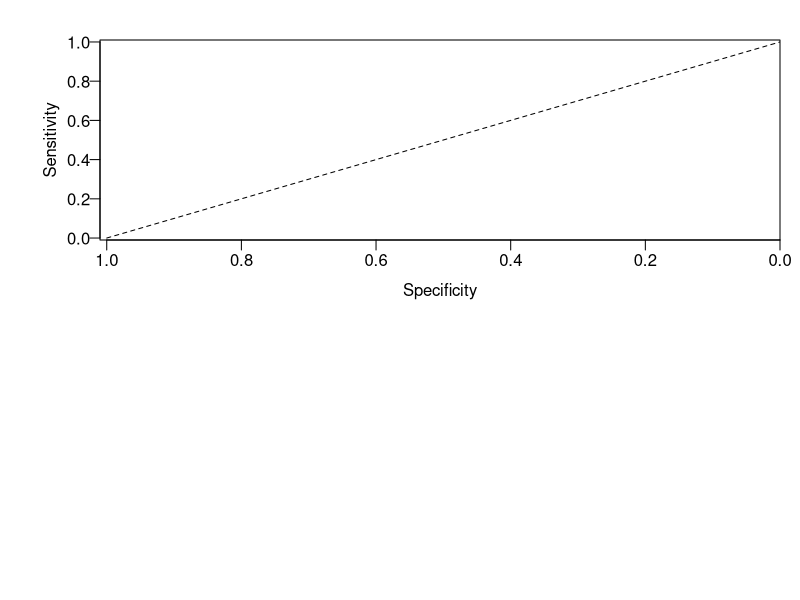

Write the R code that produced this figure. (Note: this script raises an error after producing the figure.)
pdf("figures/Figure5_wk6Xwk6.pdf", height = 10, width = 6)

layout(matrix(c(1,2), 2,1, byrow = T))
par(mar=c(3,3.5,2,1), mgp=c(2,0.5,0), oma=c(0,1.5,0,0))

### Plot REMISSION ROC curves

plot(c(1,0),c(0,1), type='l', lty=2, xlim=c(1.01,0), ylim=c(-0.01,1.01), xaxs='i', yaxs='i', ylab='Sensitivity', xlab='Specificity', las=1)
plot(otu_remWK6xWK6_roc, add=T, lwd=2, col='royalblue', lty=1)
plot(otu_relrespWK6xWK6_roc, add=T, lwd=2, col='red', lty=1)
legend('bottomright', c(sprintf('Remission : AUC=%.3f',otu_remWK6xWK6_roc$auc),sprintf('Response : AUC=%.3f',otu_relrespWK6xWK6_roc$auc)), lwd=2, col=c('royalblue','red'), bty='n', lty=1)
mtext('A', at=1.15, side=3, line=0.1, font=2, cex=2)

cutoff <- coords(roc=otu_relrespWK6xWK6_roc, x='best', best.method='y', ret=c('threshold'))
otu_relrespWK6xWK6_spec <- coords(otu_relrespWK6xWK6_roc, x=cutoff, input='thr', ret='spec')
otu_relrespWK6xWK6_sens <- coords(otu_relrespWK6xWK6_roc, x=otu_relrespWK6xWK6_spec, input='spec', ret='sens')
otu_relrespWK6xWK6_thr <- coords(otu_relrespWK6xWK6_roc, x=otu_relrespWK6xWK6_spec, input='spec', ret='thr')
points(coords(otu_relrespWK6xWK6_roc, x=cutoff, input='threshold', ret='specificity'),coords(otu_relrespWK6xWK6_roc, x=cutoff, input='threshold', ret='sensitivity'), col='red', cex=1.5, pch=10)

cutoff <- coords(roc=otu_remWK6xWK6_roc, x='best', best.method='y', ret=c('threshold'))
otu_remWK6xWK6_spec <- coords(otu_remWK6xWK6_roc, x=cutoff, input='thr', ret='spec')
otu_remWK6xWK6_sens <- coords(otu_remWK6xWK6_roc, x=otu_remWK6xWK6_spec, input='spec', ret='sens')
otu_remWK6xWK6_thr <- coords(otu_remWK6xWK6_roc, x=otu_remWK6xWK6_spec, input='spec', ret='thr')
points(coords(otu_remWK6xWK6_roc, x=cutoff, input='threshold', ret='specificity'),coords(otu_remWK6xWK6_roc, x=cutoff, input='threshold', ret='sensitivity'), col='royalblue', cex=1.5, pch=10)

tax<-read.table("../data/Jan400.simple.taxonomy.txt", header=T, sep='\t')

oturf_otus  <- as.character(otu_remWK6xWK6_rf$Xopt)
no_abunds <- otu_remWK6xWK6[otu_remWK6xWK6$REMISSwk6=='0', oturf_otus]/10000 + 1e-5
no_abunds <-na.omit(no_abunds)
yes_abunds <- otu_remWK6xWK6[otu_remWK6xWK6$REMISSwk6=='1', oturf_otus]/10000 + 1e-5
yes_abunds<- na.omit(yes_abunds)

par(mar=c(3, 12, 2, 1))
plot(1, type="n", ylim=c(0,length(oturf_otus )*2), xlim=c(1e-5,1.5), log="x", ylab="", xlab="Week 6 Relative Abundance (%)", xaxt="n", yaxt="n")
set.seed(32016)
index <- 1
for(i in oturf_otus ){
	stripchart(at=index-0.35, jitter(yes_abunds[,i], amount=1e-6), pch=21, bg=alpha("royalblue1", alpha=0.25), method="jitter", jitter=0.2, add=T, cex=1, lwd=0.5)
	stripchart(at=index+0.35, jitter(no_abunds[,i], amount=1e-6), pch=21, bg=alpha("orange", alpha=0.25), method="jitter", jitter=0.2, add=T, cex=1, lwd=0.5)
	segments(median(yes_abunds[,i]),index-0.7,median(yes_abunds[,i]),index-0.1, lwd=6, col = "black", lty = "solid")
	segments(median(no_abunds[,i]),index+0.7,median(no_abunds[,i]),index+0.1, lwd=6, col = "black", lty = "solid")
	index <- index + 2
}
rf_tax<-data.frame(oturf_otus)
colnames(rf_tax) <- c('OTU')

oturf_tax<-merge(rf_tax, tax, by='OTU')
oturf_tax<-oturf_tax[match(rf_tax$OTU, oturf_tax$OTU),]
oturf_tax<-oturf_tax$Label
oturf_tax <- gsub("Candidatus_", "", oturf_tax)
oturf_tax <- gsub("_", " ", oturf_tax)
axis(2, at=seq(1,index-2,2), labels=oturf_tax, font = 3, las=1, line=0, tick=F, cex.axis=1)
axis(1, at=c(1e-5, 1e-4, 1e-3, 1e-2, 1e-1, 1e0), label=c("0", "0.01", "0.1", "1", "10", "100"))
legend('right', legend=c("Week 6 Active CD", "Week 6 Remission"), pch=c(21, 21), pt.bg=c("orange","royalblue1"), cex=1)
mtext('B', at=3.3e-10, side=3, line=0.1, font=2, cex=2)

dev.off()

